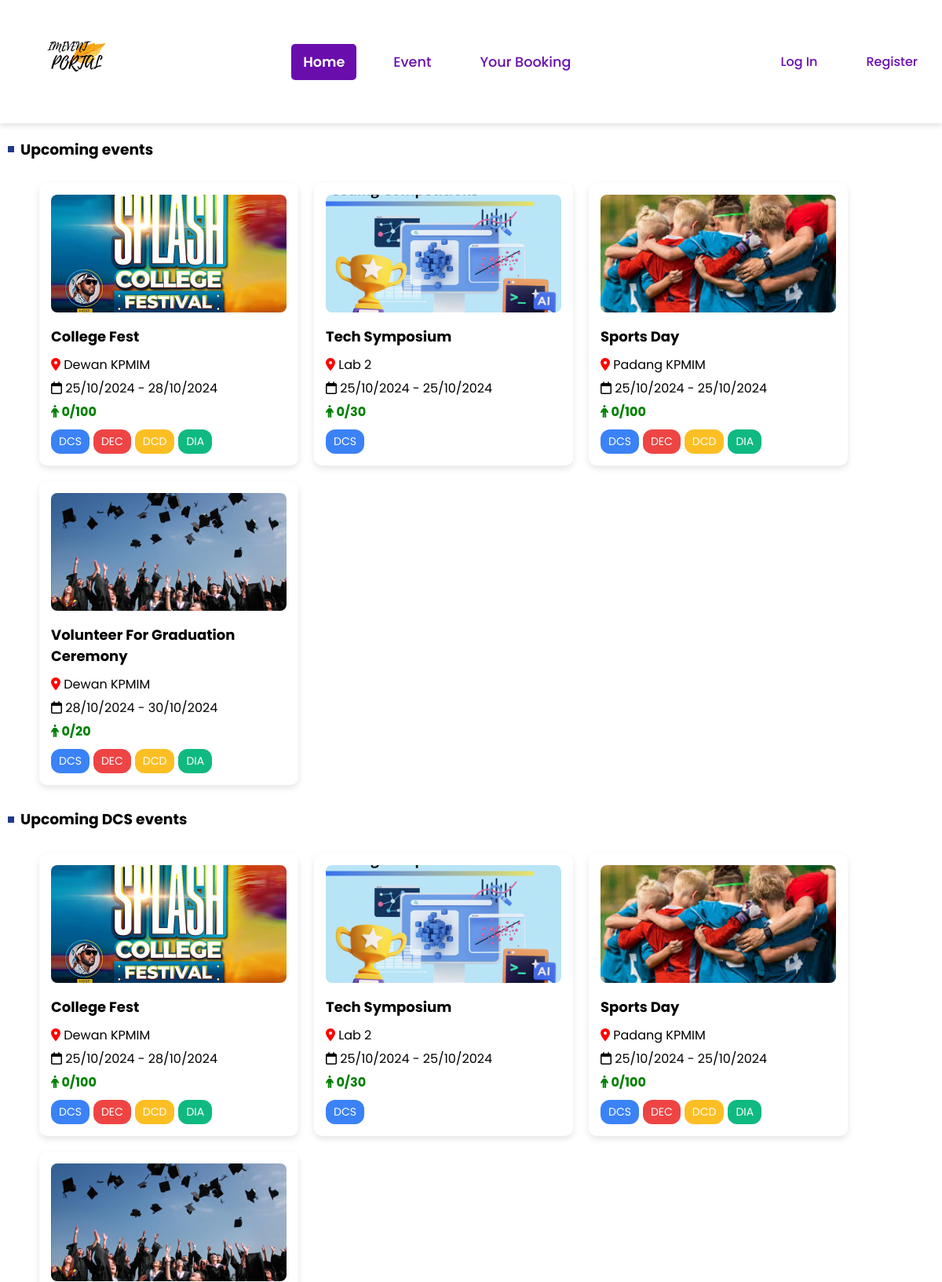
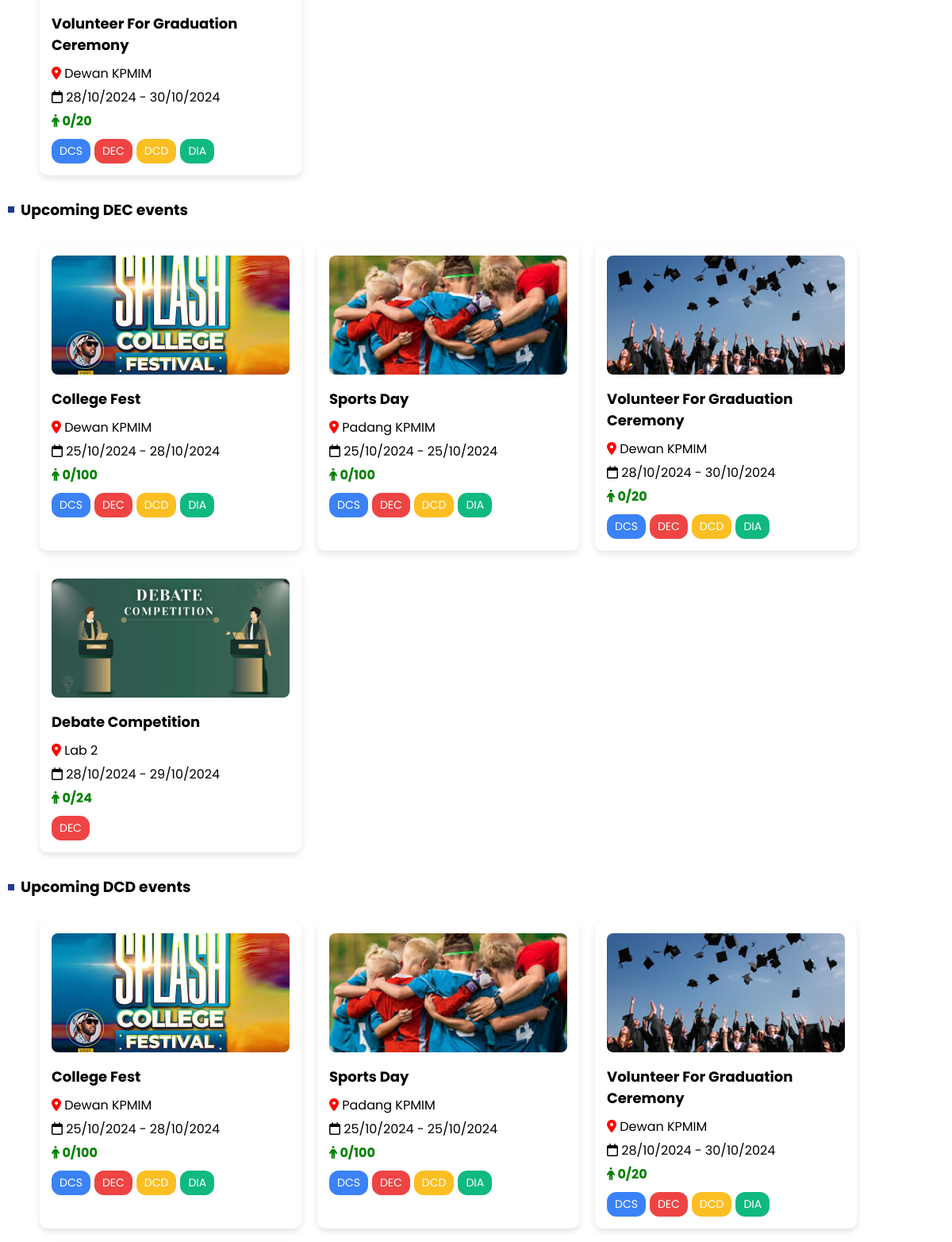
The page / (upper part) on the database its author committed (2 pictures, top to bottom).
### Event/models.py (models this page shows, shortened)
class Event(models.Model):
    event_id = models.AutoField(primary_key=True)
    title = models.CharField(max_length=200)
    image = models.ImageField(upload_to='event_images/')
    description = models.TextField()
    location = models.CharField(max_length=255)
    start_date = models.DateField()
    end_date = models.DateField()
    max_tickets = models.PositiveIntegerField()
    tags = models.ManyToManyField(Tag, related_name='events', blank=True)
    created_by = models.ForeignKey(CustomUser, related_name='created_events', on_delete=models.CASCADE, limit_choices_to={'user_type': 'mpp'})

class Tag(models.Model):
    tag_id = models.AutoField(primary_key=True)
    name = models.CharField(max_length=50, unique=True)

### Event/views.py (the view)
# urls.py: path('', views.index, name='index'),
def index(request):
    events = Event.objects.filter(start_date__gte=timezone.now()).order_by('start_date')[:4]
    dcs = Event.objects.filter(tags__name='DCS').order_by('start_date')[:4]
    dcd = Event.objects.filter(tags__name='DCD').order_by('start_date')[:4]
    dec = Event.objects.filter(tags__name='DEC').order_by('start_date')[:4]
    dia = Event.objects.filter(tags__name='DIA').order_by('start_date')[:4]
    for event in events:
        event.booked_count = Booking.objects.filter(event=event).count()
    for event in events:
        event.booked_count = Booking.objects.filter(event=event).count()
    for event in dcs:
        event.booked_count = Booking.objects.filter(event=event).count()
    for event in dcd:
        event.booked_count = Booking.objects.filter(event=event).count()
    for event in dec:
        event.booked_count = Booking.objects.filter(event=event).count()
    for event in dia:
        event.booked_count = Booking.objects.filter(event=event).count()
    return render(request, 'homepage.html', {'events': events, 'dcs': dcs, 'dec': dec, 'dia': dia, 'dcd': dcd})

### Event/templates/homepage.html (shortened to what this page needs)
{% extends 'base.html' %}
{% load static %}
{% block extra_head %}
    <link rel="stylesheet" href="{% static 'css/homepage.css' %}">
{% endblock %}a
{% block content %}
    <div class="inline-flex">
        <span class="blue-dot"></span>
        <h3 class="font-bold text-lg">Upcoming events</h3>
    </div>
    <div class="events-container">
        {% for event in events %}
            <a href="{% url 'eventDetails' event.event_id %}" class="event-card">
                {% if event.image %}
                    <img src="{{ event.image.url }}" alt="{{ event.title }}">
                {% else %}
                    <p>No image available.</p>
                {% endif %}
                <div class="event-info">
                    <h2>{{ event.title }}</h2>
                    <p><i class="fa-solid fa-location-dot" style="color: red;"></i> {{ event.location }}</p>
                    <p><i class="fa-regular fa-calendar" style="color: black;"></i> {{ event.start_date|date:"d/m/Y" }} - {{ event.end_date|date:"d/m/Y" }}</p>
                    {% if event.booked_count == event.max_tickets %}
                        <p class="ticket-status full"><i class="fa-solid fa-person"></i> {{ event.booked_count }}/{{ event.max_tickets }}</p>
                    {% else %}
                        <p class="ticket-status available"><i class="fa-solid fa-person"></i> {{ event.booked_count }}/{{ event.max_tickets }}</p>
                    {% endif %}
                    <div class="tags">
                        {% for tag in event.tags.all %}
                            <span class="tag {{ tag.name|lower }}">{{ tag.name }}</span>
                        {% endfor %}
                    </div>
                </div>
            </a>
        {% endfor %}
    </div>
    <div class="inline-flex">
        <span class="blue-dot"></span>
        <h3 class="font-bold text-lg">Upcoming DCS events</h3>
    </div>
    <div class="events-container">
    {% for event in dcs %}
        <a href="{% url 'eventDetails' event.event_id %}" class="event-card">
                {% if event.image %}
                    <img src="{{ event.image.url }}" alt="{{ event.title }}">
                {% else %}
                    <p>No image available.</p>
                {% endif %}
                <div class="event-info">
                    <h2>{{ event.title }}</h2>
                    <p><i class="fa-solid fa-location-dot" style="color: red;"></i> {{ event.location }}</p>
                    <p><i class="fa-regular fa-calendar" style="color: black;"></i> {{ event.start_date|date:"d/m/Y" }} - {{ event.end_date|date:"d/m/Y" }}</p>
                    {% if event.booked_count == event.max_tickets %}
                        <p class="ticket-status full"><i class="fa-solid fa-person"></i> {{ event.booked_count }}/{{ event.max_tickets }}</p>
                    {% else %}
                        <p class="ticket-status available"><i class="fa-solid fa-person"></i> {{ event.booked_count }}/{{ event.max_tickets }}</p>
                    {% endif %}
                    <div class="tags">
                        {% for tag in event.tags.all %}
                            <span class="tag {{ tag.name|lower }}">{{ tag.name }}</span>
                        {% endfor %}
                    </div>
                </div>
            </a>
    {% endfor %}
    </div>
    <div class="inline-flex">
        <span class="blue-dot"></span>
        <h3 class="font-bold text-lg">Upcoming DEC events</h3>
    </div>
    <div class="events-container">
    {% for event in dec %}
        <a href="{% url 'eventDetails' event.event_id %}" class="event-card">
                {% if event.image %}
                    <img src="{{ event.image.url }}" alt="{{ event.title }}">
                {% else %}
                    <p>No image available.</p>
                {% endif %}
                <div class="event-info">
                    <h2>{{ event.title }}</h2>
                    <p><i class="fa-solid fa-location-dot" style="color: red;"></i> {{ event.location }}</p>
                    <p><i class="fa-regular fa-calendar" style="color: black;"></i> {{ event.start_date|date:"d/m/Y" }} - {{ event.end_date|date:"d/m/Y" }}</p>
                    {% if event.booked_count == event.max_tickets %}
                        <p class="ticket-status full"><i class="fa-solid fa-person"></i> {{ event.booked_count }}/{{ event.max_tickets }}</p>
                    {% else %}
                        <p class="ticket-status available"><i class="fa-solid fa-person"></i> {{ event.booked_count }}/{{ event.max_tickets }}</p>
                    {% endif %}
                    <div class="tags">
                        {% for tag in event.tags.all %}
                            <span class="tag {{ tag.name|lower }}">{{ tag.name }}</span>
                        {% endfor %}
                    </div>
                </div>
            </a>
    {% endfor %}
    </div>
    <div class="inline-flex">
        <span class="blue-dot"></span>
        <h3 class="font-bold text-lg">Upcoming DCD events</h3>
    </div>
    <div class="events-container">
    {% for event in dcd %}
        <a href="{% url 'eventDetails' event.event_id %}" class="event-card">
            {% if event.image %}
                <img src="{{ event.image.url }}" alt="{{ event.title }}">
            {% else %}
                <p>No image available.</p>
            {% endif %}
            <div class="event-info">
                <h2>{{ event.title }}</h2>
                <p><i class="fa-solid fa-location-dot" style="color: red;"></i> {{ event.location }}</p>
                <p><i class="fa-regular fa-calendar" style="color: black;"></i> {{ event.start_date|date:"d/m/Y" }} - {{ event.end_date|date:"d/m/Y" }}</p>
                {% if event.booked_count == event.max_tickets %}
                    <p class="ticket-status full"><i class="fa-solid fa-person"></i> {{ event.booked_count }}/{{ event.max_tickets }}</p>
                {% else %}
                    <p class="ticket-status available"><i class="fa-solid fa-person"></i> {{ event.booked_count }}/{{ event.max_tickets }}</p>
                {% endif %}
                <div class="tags">
                    {% for tag in event.tags.all %}
                        <span class="tag {{ tag.name|lower }}">{{ tag.name }}</span>
                    {% endfor %}
                </div>
            </div>
        </a>
    {% endfor %}
    </div>
{% endblock %}

### Event/static/css/homepage.css (style rules this page uses)
.inline-flex { display: inline-flex; align-items: center; margin-left: 10px; gap: 0.5rem; }
.blue-dot { width: 0.5rem; height: 0.5rem; background-color: #1e3a8a; display: inline-block; }
.events-container { display: flex; margin: 10px 50px; flex-wrap: wrap; gap: 20px; justify-content: flex-start; }
.event-card { width: 300px; padding: 15px; border-radius: 10px; background-color: #ffffff; box-shadow: 0 4px 8px rgba(0, 0, 0, 0.1); position: relative; text-decoration: none; color: inherit; transition: transform 0.3s ease, box-shadow 0.3s ease; }
.event-card img { width: 100%; border-radius: 8px; height: 150px; object-fit: cover; }
.event-info h2 { font-size: 18px; margin: 10px 0; }
.event-info p { margin: 5px 0; }
.ticket-status { font-size: 16px; font-weight: bold; margin-top: 10px; }
.ticket-status.available { color: green; }
.tags { margin-top: 10px; display: flex; flex-wrap: wrap; gap: 5px; }
.tag { background-color: #e2e8f0; color: #2d3748; padding: 5px 10px; border-radius: 12px; font-size: 0.875rem; display: inline-block; }
.tag.dcs { background-color: #3b82f6; color: white; }
.tag.dia { background-color: #10b981; color: white; }
.tag.dcd { background-color: #fbbf24; color: white; }
.tag.dec { background-color: #ef4444; color: white; }

### Event/templates/base.html (style rules this page uses)
body, html { font-family: 'Poppins', sans-serif; margin: 0; padding: 0; height: 100%; display: flex; flex-direction: column; }

### rows shown on the page
Event: image (picture), title "College Fest", location "Dewan KPMIM", start_date "25/10/2024", end_date "28/10/2024", booked_count "0", max_tickets "100"
Tag: name "DCS"
Tag: name "DEC"
Tag: name "DCD"
Tag: name "DIA"
Event: image (picture), title "Tech Symposium", location "Lab 2", start_date "25/10/2024", end_date "25/10/2024", booked_count "0", max_tickets "30"
Event: image (picture), title "Sports Day", location "Padang KPMIM", start_date "25/10/2024", end_date "25/10/2024", booked_count "0", max_tickets "100"
Event: image (picture), title "Volunteer For Graduation Ceremony", location "Dewan KPMIM", start_date "28/10/2024", end_date "30/10/2024", booked_count "0", max_tickets "20"
Event: image (picture), title "Debate Competition", location "Lab 2", start_date "28/10/2024", end_date "29/10/2024", booked_count "0", max_tickets "24"
